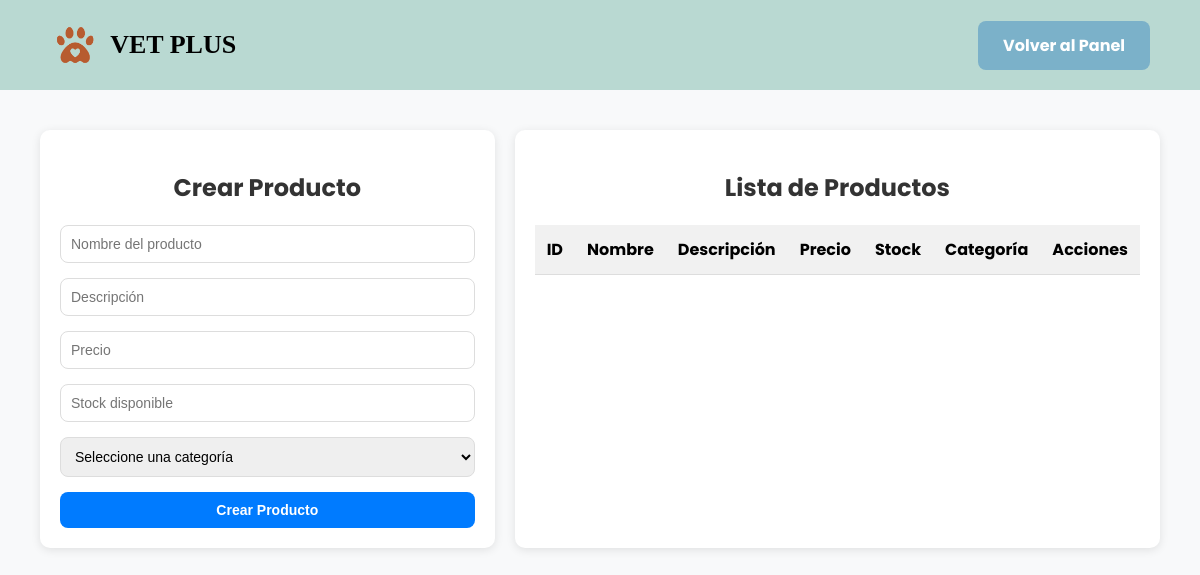
/products (signed in), run on an earlier commit of the app's database.
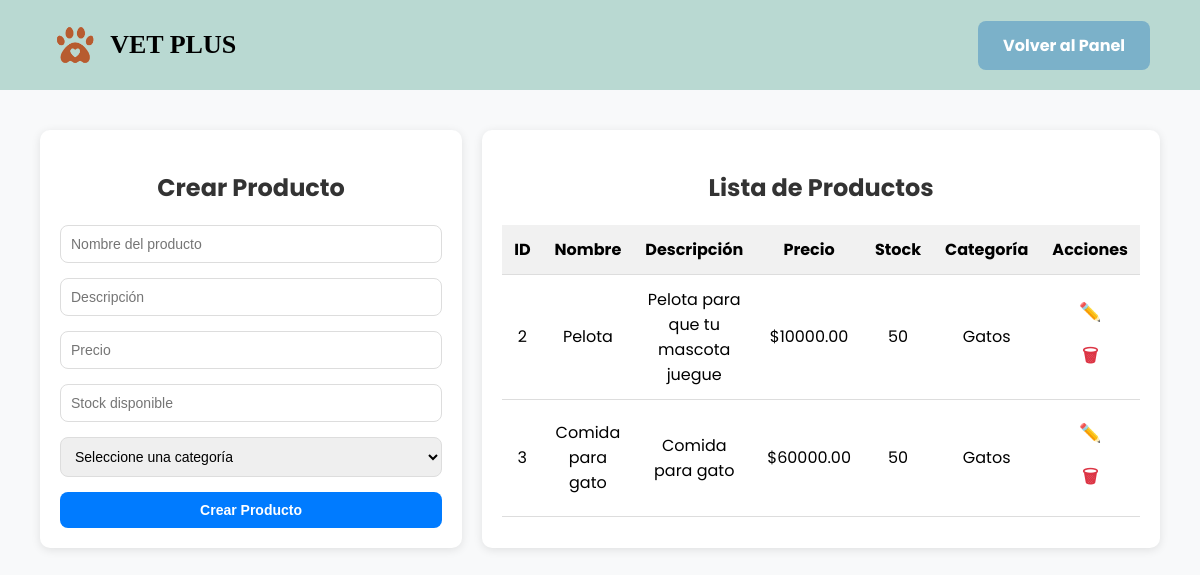
And on a later commit of the database.
### vetplus/models.py (models this page shows, shortened)
class Product(db.Model):
    id = db.Column(db.Integer, primary_key = True)
    name = db.Column(db.String(100), nullable = False)
    description = db.Column(db.Text, nullable = False)
    price = db.Column(db.Float, nullable = False)
    stock = db.Column(db.Integer, nullable = False)
    category_id = db.Column(db.Integer, db.ForeignKey("category.id"), nullable = False)

class Category(db.Model):
    id = db.Column(db.Integer, primary_key = True)
    name = db.Column(db.String(100), unique = True, nullable = False)
    description = db.Column(db.String(200), nullable = True)
    products = db.relationship("Product", backref = "category", lazy = True)

### vetplus/routes/products.py (the view)
@products_bp.route("/products")
@login_required
def manage_products():
    products = Product.query.all()
    categories = Category.query.all()
    return render_template("products/manage_products.html", products = products, categories = categories)

### vetplus/models.py (called while the page is built)
@login_manager.user_loader
def load_user(user_id):
    return User.query.get(int(user_id))

### templates/products/manage_products.html (shortened to what this page needs)
<!DOCTYPE html>
<html lang="es">
<head>
</head>
<body>
    <header>
        <div class="logo">
            <img src="{{ url_for('static', filename='img/logo.png') }}" alt="Logo Vetplus">
            <h1>VET PLUS</h1>
        </div>
        <a href="{{ url_for('admin.dashboard') }}" class="btn">Volver al Panel</a>
    </header>
    <div class="container">
        <div class="form-section">
            <h2>Crear Producto</h2>
            <form action="{{ url_for('products.create_product') }}" method="POST">
                <input type="text" name="name" placeholder="Nombre del producto" required>
                <input type="text" name="description" placeholder="Descripción" required>
                <input type="number" step="0.01" name="price" placeholder="Precio" required>
                <input type="number" name="stock" placeholder="Stock disponible" required>
                <select name="category_id" required>
                    <option value="">Seleccione una categoría</option>
                </select>
                <button type="submit">Crear Producto</button>
            </form>
        </div>
        <div class="list-section">
            <h2>Lista de Productos</h2>
            <table>
                <thead>
                    <tr>
                        <th>ID</th>
                        <th>Nombre</th>
                        <th>Descripción</th>
                        <th>Precio</th>
                        <th>Stock</th>
                        <th>Categoría</th>
                        <th>Acciones</th>
                    </tr>
                </thead>
                <tbody>
                    {% for product in products %}
                    <tr>
                        <td>{{ product.id }}</td>
                        <td>{{ product.name }}</td>
                        <td>{{ product.description or "—" }}</td>
                        <td>${{ "%.2f"|format(product.price) }}</td>
                        <td>{{ product.stock }}</td>
                        <td>{{ product.category.name if product.category else "—" }}</td>
                        <td class="actions">
                            <form action="{{ url_for('products.edit_product', product_id=product.id) }}" method="GET"
                                style="display:inline;">
                                <button type="submit" class="edit">✏️</button>
                            </form>
                            <form action="{{ url_for('products.delete_product', product_id=product.id) }}" method="POST"
                                style="display:inline;">
                                <button type="submit" class="delete">🗑</button>
                            </form>
                        </td>
                    </tr>
                    {% endfor %}
                </tbody>
            </table>
        </div>
    </div>
</body>
</html>

What changed in the data, as far as the page shows it:
added Product: id "2", name "Pelota", description "Pelota para que tu mascota juegue", price "10000.00", stock "50", category "Gatos"
added Product: id "3", name "Comida para gato", description "Comida para gato", price "60000.00", stock "50", category "Gatos"
